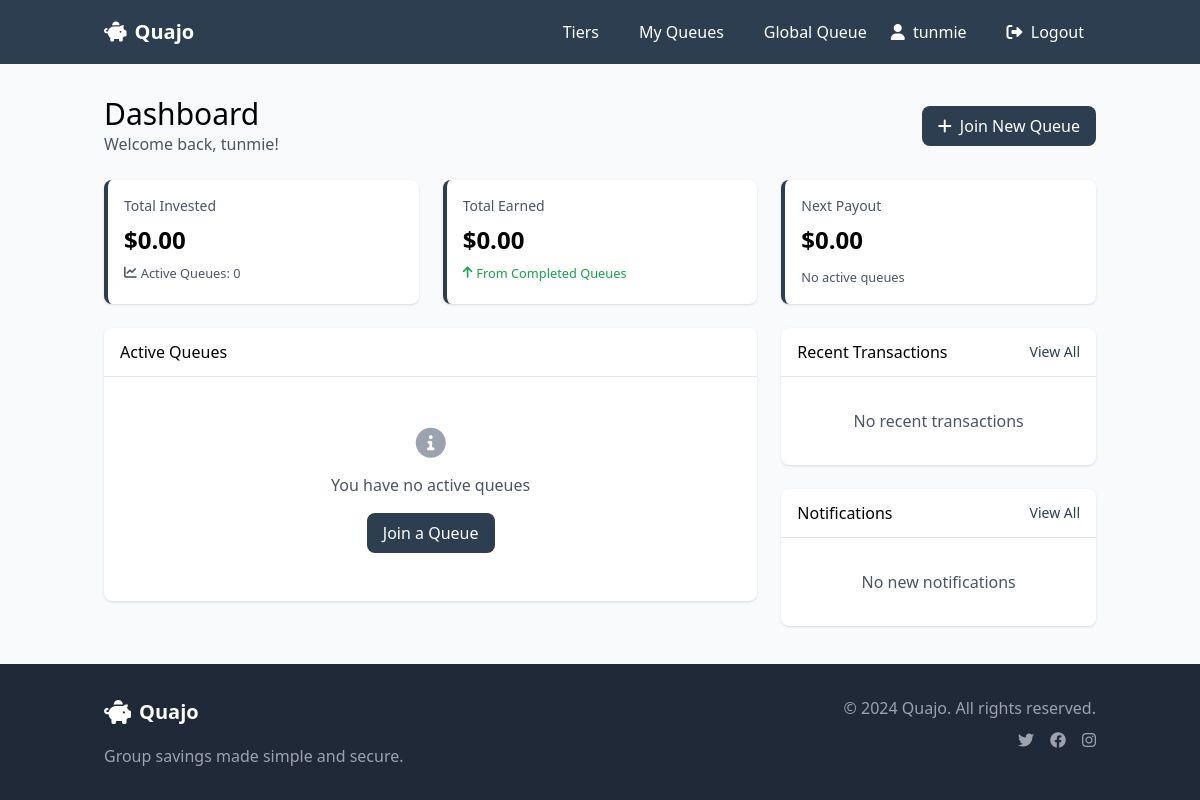
The app's page / (signed in), older data.
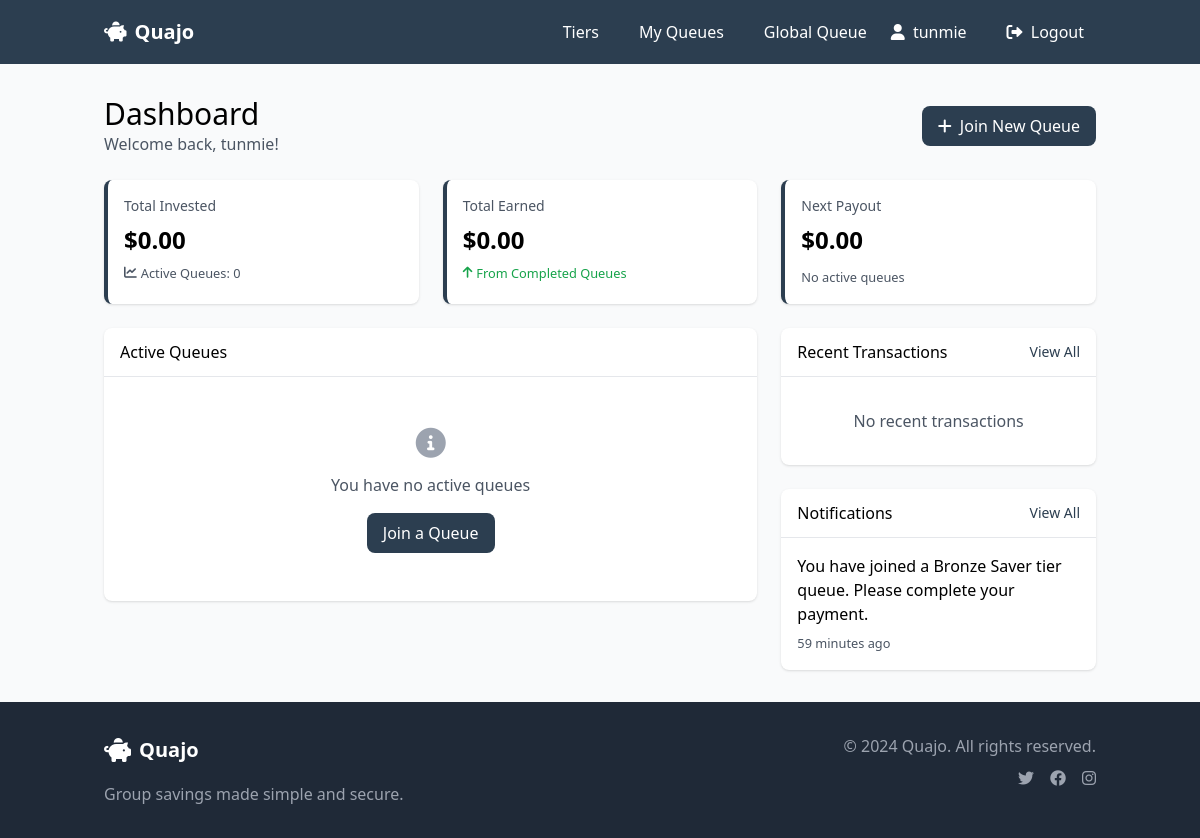
The same page, newer data.
### dashboard/models.py (models this page shows, shortened)
class Notification(models.Model):
    NOTIFICATION_TYPES = (
        ('queue_joined', 'Queue Joined'),
        ('payment_confirmed', 'Payment Confirmed'),
        ('payout_ready', 'Payout Ready'),
        ('payout_completed', 'Payout Completed'),
        ('system', 'System Notification'),
    )
    user = models.ForeignKey(User, on_delete=models.CASCADE, related_name='notifications')
    notification_type = models.CharField(max_length=20, choices=NOTIFICATION_TYPES)
    message = models.TextField()
    is_read = models.BooleanField(default=False)
    created_at = models.DateTimeField(auto_now_add=True)
    class Meta:
        ordering = ['-created_at']

### dashboard/views.py (the view, shortened to what this page needs)
# urls.py: 2. Add a URL to urlpatterns:  path('', views.home, name='home')
@login_required
def home(request):
    active_memberships = QueueMember.objects.filter(
        user=request.user,
        payment_status='confirmed',
        queue__status='active'
    ).select_related('queue', 'queue__tier')
    recent_transactions = Transaction.objects.filter(
        user=request.user
    ).order_by('-created_at')[:5]
    notifications = Notification.objects.filter(
        user=request.user,
        is_read=False
    ).order_by('-created_at')[:5]
    total_invested = Transaction.objects.filter(
        user=request.user,
        transaction_type='deposit'
    ).aggregate(total=Sum('amount'))['total'] or 0
    total_earned = Transaction.objects.filter(
        user=request.user,
        transaction_type='payout'
    ).aggregate(total=Sum('amount'))['total'] or 0
    active_queue_count = active_memberships.count()
    queues_progress = []
    available_tiers = Tier.objects.annotate(
        active_queues=Count(
            'savingsqueue',
            filter=models.Q(savingsqueue__status='active')
        )
    ).filter(active_queues__gt=0)[:3]
    context = {
        'active_memberships': active_memberships,
        'recent_transactions': recent_transactions,
        'notifications': notifications,
        'total_invested': total_invested,
        'total_earned': total_earned,
        'active_queue_count': active_queue_count,
        'queues_progress': queues_progress,
        'available_tiers': available_tiers,
    }
    return render(request, 'dashboard/home.html', context)

### templates/dashboard/home.html (shortened to what the changed rows need)
{% extends 'base.html' %}
{% block content %}
<div class="flex flex-wrap justify-between items-center mb-6">
    <div class="w-full md:w-1/2">
        <h2 class="text-3xl font-light">Dashboard</h2>
    </div>
</div>
<div class="grid grid-cols-1 md:grid-cols-12 gap-6">
    <div class="md:col-span-4">
        <div class="bg-white rounded-lg shadow">
            <div class="divide-y">
                {% for notification in notifications %}
                <div class="p-4">
                    <h6 class="font-medium mb-1">{{ notification.message }}</h6>
                    <small class="text-gray-600">{{ notification.created_at|timesince }} ago</small>
                </div>
                {% empty %}
                <div class="text-center py-8">
                    <p class="text-gray-600">No new notifications</p>
                </div>
                {% endfor %}
            </div>
        </div>
    </div>
</div>
{% endblock %}

Row changes from the older to the newer data that the page shows:
added Notification: message "You have joined a Bronze Saver tier queue. Please complete your payment.", created_at "59 minutes"
Text that changed along with them:
text no longer shown: "No new notifications"
